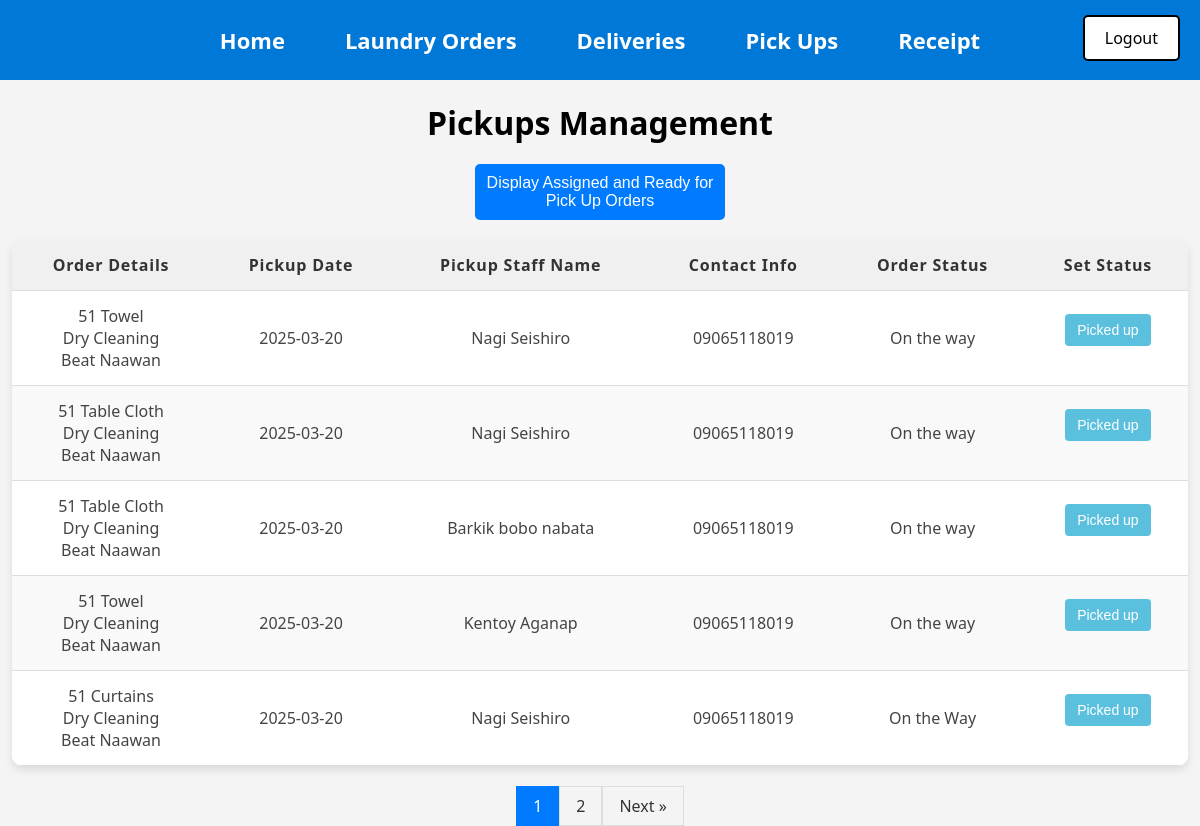
/Pickups.php (signed in), run on the app's committed database.
### tables this page shows
CREATE TABLE `Pickups` (
  `Pickup_ID` int(11) NOT NULL AUTO_INCREMENT,
  `Date` date DEFAULT NULL,
  `Status` varchar(250) DEFAULT NULL,
  `Pickup_staff_name` varchar(40) DEFAULT NULL,
  `Contact_info` varchar(11) DEFAULT NULL,
  `Order_ID` int(11) NOT NULL,
  `User_ID` int(11) NOT NULL,
  PRIMARY KEY (`Pickup_ID`),
  KEY `Orders_Pickups` (`Order_ID`),
  KEY `Users_Pickups` (`User_ID`),
  CONSTRAINT `Orders_Pickups` FOREIGN KEY (`Order_ID`) REFERENCES `Orders` (`Order_ID`),
  CONSTRAINT `Users_Pickups` FOREIGN KEY (`User_ID`) REFERENCES `Users` (`User_ID`)
);

CREATE TABLE `Orders` (
  `Order_ID` int(11) NOT NULL AUTO_INCREMENT,
  `Order_date` date NOT NULL,
  `Laundry_type` varchar(40) NOT NULL,
  `Laundry_quantity` varchar(40) NOT NULL,
  `Cleaning_type` varchar(40) NOT NULL,
  `Place` varchar(40) NOT NULL,
  `Priority_number` varchar(40) NOT NULL,
  `Status` varchar(250) DEFAULT NULL,
  `User_ID` int(11) NOT NULL,
  PRIMARY KEY (`Order_ID`),
  KEY `Users_Orders` (`User_ID`),
  CONSTRAINT `Users_Orders` FOREIGN KEY (`User_ID`) REFERENCES `Users` (`User_ID`)
);

### htdocs/Pickups.php (the view, shortened to what this page needs)
<?php
include("db_connect.php");
include("Menu.php");
include("Logout.php");
$results_per_page = 5;
$current_page = isset($_GET['page']) && is_numeric($_GET['page']) ? intval($_GET['page']) : 1;
$start_from = ($current_page - 1) * $results_per_page;
$show_unassigned = isset($_GET['show_unassigned']) && $_GET['show_unassigned'] === 'true';
$show_unassigned_condition = $show_unassigned
    ? "(Orders.Status = 'Ready for Pick up' OR Pickups.Status = 'Assigned')"
    : "Pickups.Status IN ('On the way', 'Picked up')";
$sql = "SELECT Orders.Order_ID, Orders.Laundry_type, Orders.Laundry_quantity, Orders.Cleaning_type, Orders.Place, Orders.Status AS OrderStatus,
            Pickups.Pickup_ID, Pickups.Date, Pickups.Pickup_staff_name, Pickups.Status AS PickupStatus, Pickups.Contact_info
        FROM Orders
        LEFT JOIN Pickups ON Orders.Order_ID = Pickups.Order_ID
        WHERE $show_unassigned_condition
        ORDER BY
    CASE
        WHEN Pickups.Status = 'On the way' THEN 1
        WHEN Pickups.Status = 'Picked up' THEN 2
        ELSE 3
    END,
    Pickups.Date ASC
        LIMIT $start_from, $results_per_page;";
$query = mysqli_query($conn, $sql);
$total_query = "SELECT COUNT(*) AS total
                FROM Orders
                LEFT JOIN Pickups ON Orders.Order_ID = Pickups.Order_ID
                WHERE $show_unassigned_condition";
$total_result = mysqli_query($conn, $total_query);
$total_row = mysqli_fetch_assoc($total_result);
$total_results = $total_row['total'];
$total_pages = ceil($total_results / $results_per_page);
?>
<!DOCTYPE html>
<html lang="en">
<head>
</head>
<body>
    <h1>Pickups Management</h1>
    <form method="GET" style="margin-bottom: 10px; text-align: center;">
        <button type="submit" class="toggle-btn">
            <?php echo $show_unassigned ? 'Display Active Pick ups' : ' Display Assigned and Ready for Pick Up Orders '; ?>
        </button>
    </form>
    <table>
        <thead>
            <tr>
                <th>Order Details</th>
                <th>Pickup Date</th>
                <th>Pickup Staff Name</th>
                <th>Contact Info</th>
                <th>Order Status</th>
                <?php
                $show_set_status = false;
                if ($query && mysqli_num_rows($query) > 0) {
                    mysqli_data_seek($query, 0);
                    while ($row = mysqli_fetch_assoc($query)) {
                        if ($row['OrderStatus'] !== 'Picked up') {
                            $show_set_status = true;
                            break;
                        }
                    }
                    mysqli_data_seek($query, 0);
                }
                if (!$show_unassigned && $show_set_status) {
                    echo '<th>Set Status</th>';
                }
                ?>
            </tr>
        </thead>
        <tbody>
            <?php
            if ($query) {
                while ($row = mysqli_fetch_assoc($query)) {
                    echo "<tr>";
                    echo "<td>" . htmlspecialchars($row['Laundry_quantity']) . " " . htmlspecialchars($row['Laundry_type']) . "<br>" . htmlspecialchars($row['Cleaning_type']) . "<br>" . htmlspecialchars($row['Place']) . "</td>";
                    echo "<td>" . htmlspecialchars($row["Date"] ?? 'Not Assigned') . "</td>";
                    echo "<td>" . htmlspecialchars($row["Pickup_staff_name"] ?? 'Not Assigned') . "</td>";
                    echo "<td>" . htmlspecialchars($row["Contact_info"] ?? 'Not Assigned') . "</td>";
                    echo "<td>" . htmlspecialchars($row["OrderStatus"]) . "</td>";
                    if (!$show_unassigned && $show_set_status && $row['OrderStatus'] !== 'Picked up' && isset($row['Pickup_ID'])) {
                        echo "<td><form method='POST'>
                                <input type='hidden' name='Pickup_ID' value='" . htmlspecialchars($row['Pickup_ID']) . "'>
                                <button type='submit' name='status' value='Picked up' class='status-btn ready-for-pickup'>Picked up</button>
                              </form></td>";
                    }
                    echo "</tr>";
                }
            } else {
                echo "<tr><td colspan='6'>No records found.</td></tr>";
            }
            ?>
        </tbody>
    </table>
    <div class="pagination">
        <?php
        for ($i = 1; $i <= $total_pages; $i++) {
            $active_class = ($i == $current_page) ? 'active' : '';
            echo '<a href="Pickups.php?page=' . $i . '&show_unassigned=' . ($show_unassigned ? 'true' : 'false') . '" class="' . $active_class . '">' . $i . '</a>';
        }
        if ($current_page < $total_pages) {
            echo '<a href="Pickups.php?page=' . ($current_page + 1) . '&show_unassigned=' . ($show_unassigned ? 'true' : 'false') . '">Next &raquo;</a>';
        }
        ?>
    </div>
</body>
</html>

### htdocs/Menu.php (style rules this page uses)
body { font-family: 'Segoe UI', Tahoma, Geneva, Verdana, sans-serif; margin: 0; padding: 0; }

### htdocs/Pickups.php (style rules this page uses)
body { font-family: 'Segoe UI', Tahoma, Geneva, Verdana, sans-serif; background-color: #f4f4f4; margin: 0; padding: 0; color: #333; }
h1 { text-align: center; font-weight: bold; margin-bottom: 20px; color: black; }
table { width: 98%; margin: 20px auto; border-collapse: collapse; box-shadow: 0 4px 8px rgba(0, 0, 0, 0.1); background-color: #fff; border-radius: 10px; overflow: hidden; }
th, td { padding: 14px 16px; text-align: center; border-bottom: 1px solid #ddd; color: #444; }
th { background-color: #f0f0f0; color: #333; font-weight: bold; letter-spacing: 0.8px; }
tr:nth-child(even) { background-color: #f9f9f9; }
.status-btn { padding: 8px 12px; border: none; border-radius: 4px; cursor: pointer; font-size: 14px; color: white; transition: background-color 0.3s ease; }
.ready-for-pickup { background-color: #5bc0de; }
.toggle-btn { display: block; width: 250px; margin: 20px auto; padding: 10px; font-size: 16px; background-color: #007bff; color: white; border: none; cursor: pointer; border-radius: 5px; text-align: center; transition: background-color 0.3s ease; }
.pagination { text-align: center; margin-top: 20px; }
.pagination a { display: inline-block; padding: 8px 16px; text-decoration: none; border: 1px solid #ddd; color: #333; }
.pagination a.active { background-color: #007bff; color: white; border: 1px solid #007bff; }

### data on the page
pickups: Order_ID.Laundry_quantity "51", Order_ID.Laundry_type "Towel", Order_ID.Cleaning_type "Dry Cleaning", Order_ID.Place "Beat Naawan", Date "2025-03-20", Pickup_staff_name "Nagi Seishiro", Contact_info "09065118019", Order_ID.Status "On the way"
pickups: Order_ID.Laundry_quantity "51", Order_ID.Laundry_type "Table Cloth", Order_ID.Cleaning_type "Dry Cleaning", Order_ID.Place "Beat Naawan", Date "2025-03-20", Pickup_staff_name "Nagi Seishiro", Contact_info "09065118019", Order_ID.Status "On the way"
pickups: Order_ID.Laundry_quantity "51", Order_ID.Laundry_type "Table Cloth", Order_ID.Cleaning_type "Dry Cleaning", Order_ID.Place "Beat Naawan", Date "2025-03-20", Pickup_staff_name "Barkik bobo nabata", Contact_info "09065118019", Order_ID.Status "On the way"
pickups: Order_ID.Laundry_quantity "51", Order_ID.Laundry_type "Towel", Order_ID.Cleaning_type "Dry Cleaning", Order_ID.Place "Beat Naawan", Date "2025-03-20", Pickup_staff_name "Kentoy Aganap", Contact_info "09065118019", Order_ID.Status "On the way"
pickups: Order_ID.Laundry_quantity "51", Order_ID.Laundry_type "Curtains", Order_ID.Cleaning_type "Dry Cleaning", Order_ID.Place "Beat Naawan", Date "2025-03-20", Pickup_staff_name "Nagi Seishiro", Contact_info "09065118019", Order_ID.Status "On the Way"
